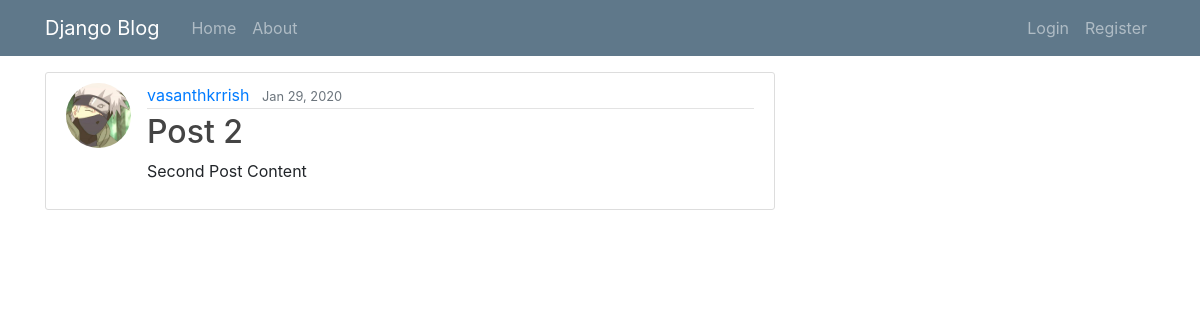
Page /post/6/ on the committed database.
### blog/models.py (models this page shows, shortened)
class Post(models.Model):
    title = models.CharField(max_length=100)
    content = models.TextField()
    date_posted = models.DateTimeField(default = timezone.now)
    author = models.ForeignKey(User, on_delete = models.CASCADE)

### users/models.py (models this page shows, shortened)
class Profile(models.Model):
    user = models.OneToOneField(User, on_delete = models.CASCADE)
    image = models.ImageField(default='default.jpg', upload_to='profile_pics')

### blog/views.py (the view)
# urls.py: path('post/<int:pk>/', PostDetailView.as_view(), name='post-detail'),
class PostDetailView(DetailView):
    model = Post

### blog/templates/blog/post_detail.html (shortened to what this page needs)
{% extends 'blog/base.html' %}
{% block content %}
    <article class="media content-section">
      <img src="{{ object.author.profile.image.url }}" class='rounded-circle article-img'>
      <div class="media-body">
        <div class="article-metadata">
          <a class="mr-2" href="{% url 'user-posts' object.author.username %}">{{ object.author }}</a>
          <small class="text-muted">{{ object.date_posted|date:"M d, Y" }}</small>
        </div>
        <h2 class="article-title">{{ object.title }}</h2>
        <p class="article-content">{{ object.content }}</p>
      </div>
    </article>
{% endblock content %}

### blog/static/blog/main.css (style rules this page uses)
body { background: #fafafa; color: #333333; margin-top: 5rem; }
h1, h2, h3, h4, h5, h6 { color: #444444; }
.content-section { background: #ffffff; padding: 10px 20px; border: 1px solid #dddddd; border-radius: 3px; margin-bottom: 20px; }
.article-title { color: #444444; }
.article-content { white-space: pre-line; }
.article-img { height: 65px; width: 65px; margin-right: 16px; }
.article-metadata { padding-bottom: 1px; margin-bottom: 4px; border-bottom: 1px solid #e3e3e3 }

### rows in the picture
Post: author.profile.image (picture), author "vasanthkrrish", date_posted "Jan 29, 2020", title "Post 2", content "Second Post Content"
